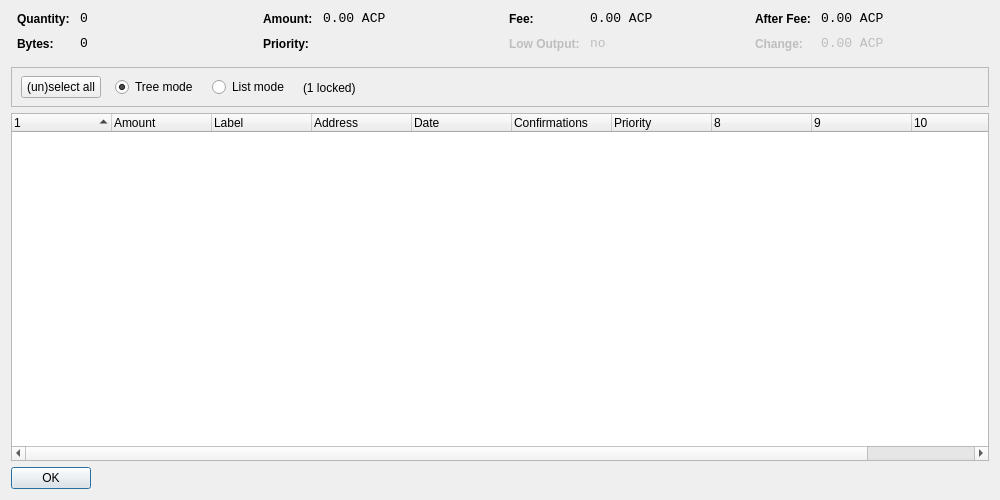
<?xml version="1.0" encoding="UTF-8"?>
<ui version="4.0">
 <class>CoinControlDialog</class>
 <widget class="QDialog" name="CoinControlDialog">
  <property name="geometry">
   <rect>
    <x>0</x>
    <y>0</y>
    <width>1000</width>
    <height>500</height>
   </rect>
  </property>
  <property name="windowTitle">
   <string>Coin Control</string>
  </property>
  <layout class="QVBoxLayout" name="verticalLayout">
   <item>
    <layout class="QHBoxLayout" name="horizontalLayoutTop" stretch="0,0,0,0">
     <property name="topMargin">
      <number>0</number>
     </property>
     <property name="bottomMargin">
      <number>10</number>
     </property>
     <item>
      <layout class="QFormLayout" name="formLayoutCoinControl1">
       <property name="horizontalSpacing">
        <number>10</number>
       </property>
       <property name="verticalSpacing">
        <number>10</number>
       </property>
       <property name="leftMargin">
        <number>6</number>
       </property>
       <property name="rightMargin">
        <number>6</number>
       </property>
       <item row="0" column="0">
        <widget class="QLabel" name="labelCoinControlQuantityText">
         <property name="styleSheet">
          <string notr="true">font-weight:bold;</string>
         </property>
         <property name="text">
          <string>Quantity:</string>
         </property>
        </widget>
       </item>
       <item row="0" column="1">
        <widget class="QLabel" name="labelCoinControlQuantity">
         <property name="font">
          <font>
           <family>Monospace</family>
           <pointsize>10</pointsize>
          </font>
         </property>
         <property name="cursor">
          <cursorShape>IBeamCursor</cursorShape>
         </property>
         <property name="contextMenuPolicy">
          <enum>Qt::ActionsContextMenu</enum>
         </property>
         <property name="text">
          <string notr="true">0</string>
         </property>
         <property name="textInteractionFlags">
          <set>Qt::LinksAccessibleByMouse|Qt::TextSelectableByKeyboard|Qt::TextSelectableByMouse</set>
         </property>
        </widget>
       </item>
       <item row="1" column="0">
        <widget class="QLabel" name="labelCoinControlBytesText">
         <property name="styleSheet">
          <string notr="true">font-weight:bold;</string>
         </property>
         <property name="text">
          <string>Bytes:</string>
         </property>
        </widget>
       </item>
       <item row="1" column="1">
        <widget class="QLabel" name="labelCoinControlBytes">
         <property name="font">
          <font>
           <family>Monospace</family>
           <pointsize>10</pointsize>
          </font>
         </property>
         <property name="cursor">
          <cursorShape>IBeamCursor</cursorShape>
         </property>
         <property name="contextMenuPolicy">
          <enum>Qt::ActionsContextMenu</enum>
         </property>
         <property name="text">
          <string notr="true">0</string>
         </property>
         <property name="textInteractionFlags">
          <set>Qt::LinksAccessibleByMouse|Qt::TextSelectableByKeyboard|Qt::TextSelectableByMouse</set>
         </property>
        </widget>
       </item>
      </layout>
     </item>
     <item>
      <layout class="QFormLayout" name="formLayoutCoinControl2">
       <property name="horizontalSpacing">
        <number>10</number>
       </property>
       <property name="verticalSpacing">
        <number>10</number>
       </property>
       <property name="leftMargin">
        <number>6</number>
       </property>
       <property name="rightMargin">
        <number>6</number>
       </property>
       <item row="0" column="0">
        <widget class="QLabel" name="labelCoinControlAmountText">
         <property name="styleSheet">
          <string notr="true">font-weight:bold;</string>
         </property>
         <property name="text">
          <string>Amount:</string>
         </property>
        </widget>
       </item>
       <item row="0" column="1">
        <widget class="QLabel" name="labelCoinControlAmount">
         <property name="font">
          <font>
           <family>Monospace</family>
           <pointsize>10</pointsize>
          </font>
         </property>
         <property name="cursor">
          <cursorShape>IBeamCursor</cursorShape>
         </property>
         <property name="contextMenuPolicy">
          <enum>Qt::ActionsContextMenu</enum>
         </property>
         <property name="text">
          <string notr="true">0.00 ACP</string>
         </property>
         <property name="textInteractionFlags">
          <set>Qt::LinksAccessibleByMouse|Qt::TextSelectableByKeyboard|Qt::TextSelectableByMouse</set>
         </property>
        </widget>
       </item>
       <item row="1" column="0">
        <widget class="QLabel" name="labelCoinControlPriorityText">
         <property name="styleSheet">
          <string notr="true">font-weight:bold;</string>
         </property>
         <property name="text">
          <string>Priority:</string>
         </property>
        </widget>
       </item>
       <item row="1" column="1">
        <widget class="QLabel" name="labelCoinControlPriority">
         <property name="font">
          <font>
           <family>Monospace</family>
           <pointsize>10</pointsize>
          </font>
         </property>
         <property name="cursor">
          <cursorShape>IBeamCursor</cursorShape>
         </property>
         <property name="contextMenuPolicy">
          <enum>Qt::ActionsContextMenu</enum>
         </property>
         <property name="text">
          <string/>
         </property>
         <property name="textInteractionFlags">
          <set>Qt::LinksAccessibleByMouse|Qt::TextSelectableByKeyboard|Qt::TextSelectableByMouse</set>
         </property>
        </widget>
       </item>
      </layout>
     </item>
     <item>
      <layout class="QFormLayout" name="formLayoutCoinControl3">
       <property name="horizontalSpacing">
        <number>10</number>
       </property>
       <property name="verticalSpacing">
        <number>10</number>
       </property>
       <property name="leftMargin">
        <number>6</number>
       </property>
       <property name="rightMargin">
        <number>6</number>
       </property>
       <item row="0" column="0">
        <widget class="QLabel" name="labelCoinControlFeeText">
         <property name="styleSheet">
          <string notr="true">font-weight:bold;</string>
         </property>
         <property name="text">
          <string>Fee:</string>
         </property>
        </widget>
       </item>
       <item row="0" column="1">
        <widget class="QLabel" name="labelCoinControlFee">
         <property name="font">
          <font>
           <family>Monospace</family>
           <pointsize>10</pointsize>
          </font>
         </property>
         <property name="cursor">
          <cursorShape>IBeamCursor</cursorShape>
         </property>
         <property name="contextMenuPolicy">
          <enum>Qt::ActionsContextMenu</enum>
         </property>
         <property name="text">
          <string notr="true">0.00 ACP</string>
         </property>
         <property name="textInteractionFlags">
          <set>Qt::LinksAccessibleByMouse|Qt::TextSelectableByKeyboard|Qt::TextSelectableByMouse</set>
         </property>
        </widget>
       </item>
       <item row="1" column="0">
        <widget class="QLabel" name="labelCoinControlLowOutputText">
         <property name="enabled">
          <bool>false</bool>
         </property>
         <property name="styleSheet">
          <string notr="true">font-weight:bold;</string>
         </property>
         <property name="text">
          <string>Low Output:</string>
         </property>
        </widget>
       </item>
       <item row="1" column="1">
        <widget class="QLabel" name="labelCoinControlLowOutput">
         <property name="enabled">
          <bool>false</bool>
         </property>
         <property name="font">
          <font>
           <family>Monospace</family>
           <pointsize>10</pointsize>
          </font>
         </property>
         <property name="cursor">
          <cursorShape>IBeamCursor</cursorShape>
         </property>
         <property name="contextMenuPolicy">
          <enum>Qt::ActionsContextMenu</enum>
         </property>
         <property name="text">
          <string>no</string>
         </property>
         <property name="textInteractionFlags">
          <set>Qt::LinksAccessibleByMouse|Qt::TextSelectableByKeyboard|Qt::TextSelectableByMouse</set>
         </property>
        </widget>
       </item>
      </layout>
     </item>
     <item>
      <layout class="QFormLayout" name="formLayoutCoinControl4">
       <property name="horizontalSpacing">
        <number>10</number>
       </property>
       <property name="verticalSpacing">
        <number>10</number>
       </property>
       <property name="leftMargin">
        <number>6</number>
       </property>
       <property name="rightMargin">
        <number>6</number>
       </property>
       <item row="0" column="0">
        <widget class="QLabel" name="labelCoinControlAfterFeeText">
         <property name="styleSheet">
          <string notr="true">font-weight:bold;</string>
         </property>
         <property name="text">
          <string>After Fee:</string>
         </property>
        </widget>
       </item>
       <item row="0" column="1">
        <widget class="QLabel" name="labelCoinControlAfterFee">
         <property name="font">
          <font>
           <family>Monospace</family>
           <pointsize>10</pointsize>
          </font>
         </property>
         <property name="cursor">
          <cursorShape>IBeamCursor</cursorShape>
         </property>
         <property name="contextMenuPolicy">
          <enum>Qt::ActionsContextMenu</enum>
         </property>
         <property name="text">
          <string notr="true">0.00 ACP</string>
         </property>
         <property name="textInteractionFlags">
          <set>Qt::LinksAccessibleByMouse|Qt::TextSelectableByKeyboard|Qt::TextSelectableByMouse</set>
         </property>
        </widget>
       </item>
       <item row="1" column="0">
        <widget class="QLabel" name="labelCoinControlChangeText">
         <property name="enabled">
          <bool>false</bool>
         </property>
         <property name="styleSheet">
          <string notr="true">font-weight:bold;</string>
         </property>
         <property name="text">
          <string>Change:</string>
         </property>
        </widget>
       </item>
       <item row="1" column="1">
        <widget class="QLabel" name="labelCoinControlChange">
         <property name="enabled">
          <bool>false</bool>
         </property>
         <property name="font">
          <font>
           <family>Monospace</family>
           <pointsize>10</pointsize>
          </font>
         </property>
         <property name="cursor">
          <cursorShape>IBeamCursor</cursorShape>
         </property>
         <property name="contextMenuPolicy">
          <enum>Qt::ActionsContextMenu</enum>
         </property>
         <property name="text">
          <string notr="true">0.00 ACP</string>
         </property>
         <property name="textInteractionFlags">
          <set>Qt::LinksAccessibleByMouse|Qt::TextSelectableByKeyboard|Qt::TextSelectableByMouse</set>
         </property>
        </widget>
       </item>
      </layout>
     </item>
    </layout>
   </item>
   <item>
    <widget class="QFrame" name="frame">
     <property name="minimumSize">
      <size>
       <width>0</width>
       <height>40</height>
      </size>
     </property>
     <property name="frameShape">
      <enum>QFrame::StyledPanel</enum>
     </property>
     <property name="frameShadow">
      <enum>QFrame::Sunken</enum>
     </property>
     <widget class="QWidget" name="horizontalLayoutWidget">
      <property name="geometry">
       <rect>
        <x>10</x>
        <y>0</y>
        <width>781</width>
        <height>41</height>
       </rect>
      </property>
      <layout class="QHBoxLayout" name="horizontalLayoutPanel" stretch="0,0,0,0,0">
       <property name="spacing">
        <number>14</number>
       </property>
       <item>
        <widget class="QPushButton" name="pushButtonSelectAll">
         <property name="sizePolicy">
          <sizepolicy hsizetype="Maximum" vsizetype="Fixed">
           <horstretch>0</horstretch>
           <verstretch>0</verstretch>
          </sizepolicy>
         </property>
         <property name="text">
          <string>(un)select all</string>
         </property>
        </widget>
       </item>
       <item>
        <widget class="QRadioButton" name="radioTreeMode">
         <property name="sizePolicy">
          <sizepolicy hsizetype="Maximum" vsizetype="Fixed">
           <horstretch>0</horstretch>
           <verstretch>0</verstretch>
          </sizepolicy>
         </property>
         <property name="text">
          <string>Tree mode</string>
         </property>
         <property name="checked">
          <bool>true</bool>
         </property>
        </widget>
       </item>
       <item>
        <widget class="QRadioButton" name="radioListMode">
         <property name="sizePolicy">
          <sizepolicy hsizetype="Maximum" vsizetype="Fixed">
           <horstretch>0</horstretch>
           <verstretch>0</verstretch>
          </sizepolicy>
         </property>
         <property name="text">
          <string>List mode</string>
         </property>
        </widget>
       </item>
       <item>
        <widget class="QLabel" name="labelLocked">
         <property name="text">
          <string>(1 locked)</string>
         </property>
        </widget>
       </item>
       <item>
        <spacer name="horizontalSpacer">
         <property name="orientation">
          <enum>Qt::Horizontal</enum>
         </property>
         <property name="sizeHint" stdset="0">
          <size>
           <width>40</width>
           <height>20</height>
          </size>
         </property>
        </spacer>
       </item>
      </layout>
     </widget>
    </widget>
   </item>
   <item>
    <widget class="CoinControlTreeWidget" name="treeWidget">
     <property name="contextMenuPolicy">
      <enum>Qt::CustomContextMenu</enum>
     </property>
     <property name="sortingEnabled">
      <bool>false</bool>
     </property>
     <property name="columnCount">
      <number>11</number>
     </property>
     <attribute name="headerShowSortIndicator" stdset="0">
      <bool>true</bool>
     </attribute>
     <attribute name="headerStretchLastSection">
      <bool>false</bool>
     </attribute>
     <column>
      <property name="text">
       <string/>
      </property>
     </column>
     <column>
      <property name="text">
       <string>Amount</string>
      </property>
     </column>
     <column>
      <property name="text">
       <string notr="true">Label</string>
      </property>
     </column>
     <column>
      <property name="text">
       <string>Address</string>
      </property>
     </column>
     <column>
      <property name="text">
       <string>Date</string>
      </property>
     </column>
     <column>
      <property name="text">
       <string>Confirmations</string>
      </property>
      <property name="toolTip">
       <string>Confirmed</string>
      </property>
     </column>
     <column>
      <property name="text">
       <string>Priority</string>
      </property>
     </column>
     <column>
      <property name="text">
       <string/>
      </property>
     </column>
     <column>
      <property name="text">
       <string/>
      </property>
     </column>
     <column>
      <property name="text">
       <string/>
      </property>
     </column>
     <column>
      <property name="text">
       <string/>
      </property>
     </column>
    </widget>
   </item>
   <item>
    <widget class="QDialogButtonBox" name="buttonBox">
     <property name="sizePolicy">
      <sizepolicy hsizetype="Maximum" vsizetype="Fixed">
       <horstretch>0</horstretch>
       <verstretch>0</verstretch>
      </sizepolicy>
     </property>
     <property name="orientation">
      <enum>Qt::Horizontal</enum>
     </property>
     <property name="standardButtons">
      <set>QDialogButtonBox::Ok</set>
     </property>
    </widget>
   </item>
  </layout>
 </widget>
 <customwidgets>
  <customwidget>
   <class>CoinControlTreeWidget</class>
   <extends>QTreeWidget</extends>
   <header>coincontroltreewidget.h</header>
  </customwidget>
 </customwidgets>
 <resources/>
 <connections/>
</ui>
